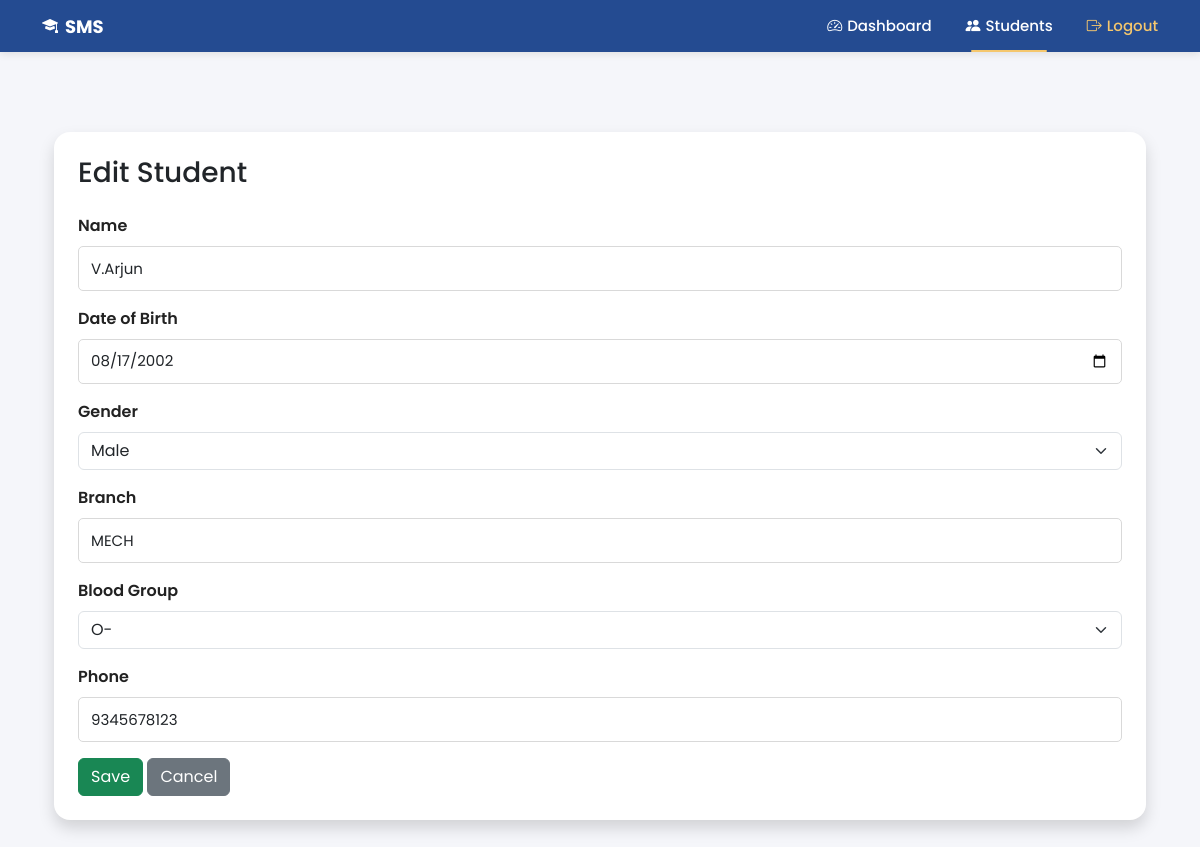
The page /edit/5/ on the database its author committed.
### students_app/models.py (models this page shows, shortened)
class Student(models.Model):
    GENDER_CHOICES = [
        ('Male', 'Male'),
        ('Female', 'Female'),
    ]
    BLOOD_GROUP_CHOICES = [
        ('A+', 'A+'),
        ('A-', 'A-'),
        ('B+', 'B+'),
        ('B-', 'B-'),
        ('AB+', 'AB+'),
        ('AB-', 'AB-'),
        ('O+', 'O+'),
        ('O-', 'O-'),
    ]
    name = models.CharField(max_length=100)
    dob = models.DateField(null=True, blank=True)
    gender = models.CharField(max_length=10, choices=GENDER_CHOICES)
    branch = models.CharField(max_length=100)
    blood_group = models.CharField(max_length=5, choices=BLOOD_GROUP_CHOICES)
    phone = models.CharField(max_length=10)

### students_app/views.py (the view)
# urls.py: path('edit/<int:pk>/', views.edit_student, name='edit_student'),
def edit_student(request, pk):
    student = get_object_or_404(Student, pk=pk)
    if request.method == 'POST':
        form = StudentForm(request.POST, instance=student)
        if form.is_valid():
            form.save()
            return redirect('students_app:student_list')
    else:
        form = StudentForm(instance=student)
    return render(request, 'students_app/student_form.html', {'form': form, 'title': 'Edit Student'})

### students_app/forms.py (shortened to what this page needs)
class StudentForm(forms.ModelForm):
    class Meta:
        model = Student
        fields = ['name', 'dob', 'gender', 'branch', 'blood_group', 'phone']
        widgets = {
            'name': forms.TextInput(attrs={
                'class': 'form-control',
                'placeholder': 'Enter full name'
            }),
            'dob': forms.DateInput(attrs={
                'class': 'form-control',
                'type': 'date'
            }),
            'gender': forms.Select(attrs={
                'class': 'form-select'
            }),
            'branch': forms.TextInput(attrs={
                'class': 'form-control',
                'placeholder': 'Enter branch'
            }),
            'blood_group': forms.Select(attrs={
                'class': 'form-select'
            }),
            'phone': forms.TextInput(attrs={
                'class': 'form-control',
                'placeholder': 'Enter 10-digit phone number',
                'maxlength': '10'
            }),
        }

### students_app/templates/students_app/student_form.html (shortened to what this page needs)
{% extends 'students_app/base.html' %}
{% block content %}
<div class="container mt-5">
    <div class="card shadow p-4 rounded-4">
        <h3 class="mb-4">{{ title }}</h3>
        <form method="post">
            <div class="mb-3">
                <label class="form-label">Name</label>
                {{ form.name }}
            </div>
            <div class="mb-3">
                <label class="form-label">Date of Birth</label>
                {{ form.dob }}
            </div>
            <div class="mb-3">
                <label class="form-label">Gender</label>
                {{ form.gender }}
            </div>
            <div class="mb-3">
                <label class="form-label">Branch</label>
                {{ form.branch }}
            </div>
            <div class="mb-3">
                <label class="form-label">Blood Group</label>
                {{ form.blood_group }}
            </div>
            <div class="mb-3">
                <label class="form-label">Phone</label>
                {{ form.phone }}
            </div>
            <button type="submit" class="btn btn-success">Save</button>
            <a href="{% url 'students_app:student_list' %}" class="btn btn-secondary">Cancel</a>
        </form>
    </div>
</div>
{% endblock %}

### students_app/templates/students_app/base.html (style rules this page uses)
* { margin:0; padding:0; box-sizing:border-box; }
body { background:#f5f6fa; font-family:'Poppins',sans-serif; overflow-x:hidden; }
.card { border:none; border-radius:18px; box-shadow:0 3px 15px rgba(0,0,0,0.06); }
.form-label { font-weight:600; color:#222; margin-bottom:8px; }
.form-control { height:45px; border-radius:5px; border:1px solid #d9d9d9; font-size:15px; box-shadow:none !important; }

### rows shown on the page
Student: name "V.Arjun", dob "08/17/2002", gender "Male", branch "MECH", blood_group "O-", phone "9345678123"

### other values the page prints
{{ title }} "Edit Student"
